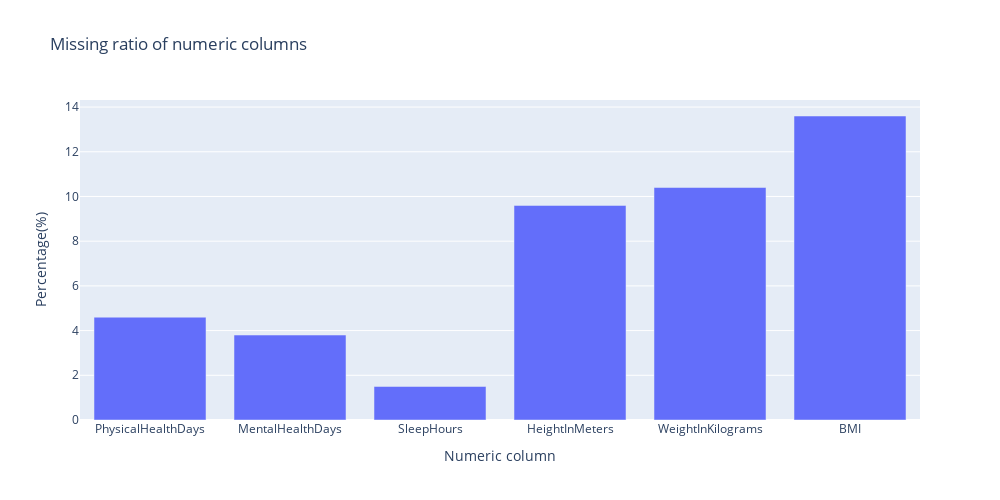

Notebook source saved alongside this figure:
### Markdown cell above
### Visualize missing ratio

### Code cell
data = num_col_info_df.loc['missing_ratio']
fig = px.bar(x=data.index, y=data.values, width=1000, height=500, labels={'x': 'Numeric column', 'y': 'Percentage(%)'}, 
             title='Missing ratio of numeric columns')
fig.show()

### Figure 1 — Plotly figure (JSON) as saved in the notebook; plotly's stock layout.template omitted (floating-point values rounded to 4 significant figures)
{"data": [{"alignmentgroup": "True", "hovertemplate": "Numeric column=%{x}<br>Percentage(%)=%{y}<extra></extra>", "legendgroup": "", "marker": {"color": "#636efa", "pattern": {"shape": ""}}, "name": "", "offsetgroup": "", "orientation": "v", "showlegend": false, "textposition": "auto", "type": "bar", "x": ["PhysicalHealthDays", "MentalHealthDays", "SleepHours", "HeightInMeters", "WeightInKilograms", "BMI"], "xaxis": "x", "y": [4.6, 3.8, 1.5, 9.6, 10.4, 13.6], "yaxis": "y"}], "layout": {"barmode": "relative", "height": 500, "legend": {"tracegroupgap": 0}, "title": {"text": "Missing ratio of numeric columns"}, "width": 1000, "xaxis": {"anchor": "y", "domain": [0, 1], "title": {"text": "Numeric column"}}, "yaxis": {"anchor": "x", "domain": [0, 1], "title": {"text": "Percentage(%)"}}}}
